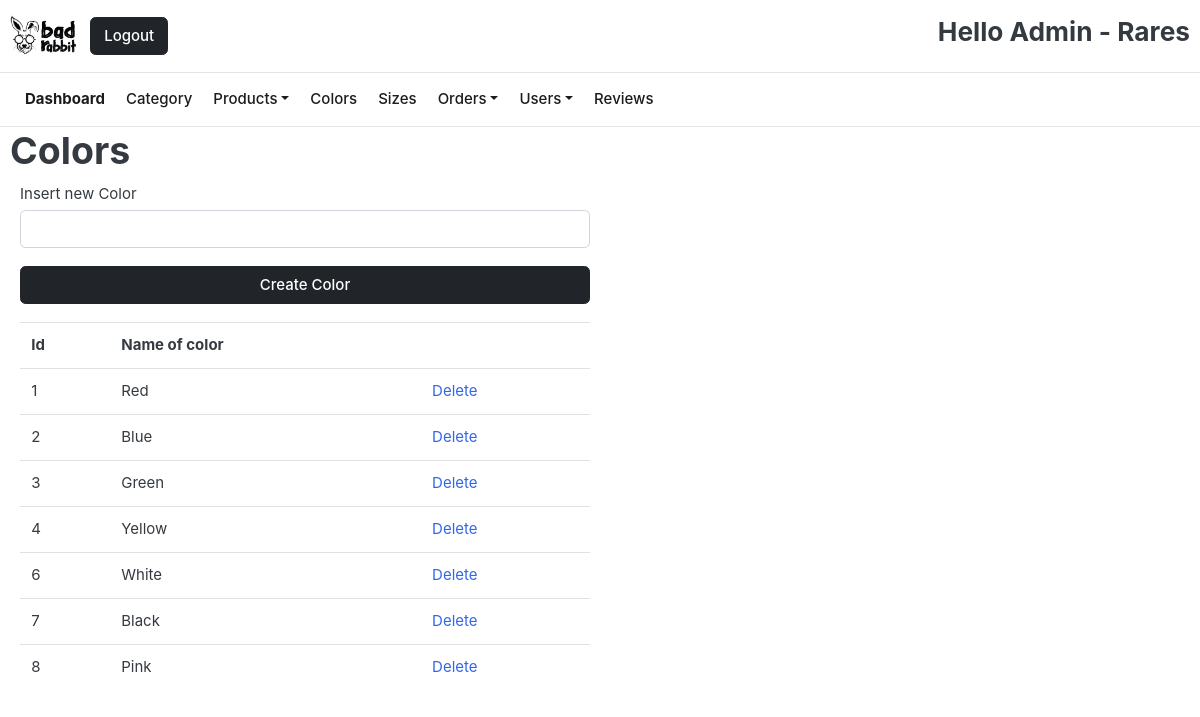
/colors.php (signed in), run on the app's committed database.
### tables this page shows
CREATE TABLE `colors` (
  `id` int(10) NOT NULL,
  `color_name` varchar(100) NOT NULL
);

### colors.php (the view, shortened to what this page needs)
<?php
include ('header_dashboard.php');
?>
<div class="container">
  <h1>Colors</h1>
	<div class="col-md-6">
<form action="colors.php" method="POST">
                    <div class="form-row">
                        <div class="col form-group">
                            <label>Insert new Color</label>
                              <input name="color" type="text" class="form-control" placeholder="">
                        </div>
                    </div>
                    <div class="form-group">
                        <button type="submit" name="btn_create_color" class="btn btn-dark btn-block"> Create Color  </button>
                    </div>
                </form>
</div>
<div class="col-md-6">
	<table class="table table-hover">
		<th>Id</th>
		<th>Name of color</th>
    <th></th>
		<?php
 $sql_query = "select * from colors";
        $result = mysqli_query($con,$sql_query);
if (mysqli_num_rows($result) > 0) {
  while($row = mysqli_fetch_assoc($result)) {
    echo "<tr><td>".$row['id']."</td><td> " . $row["color_name"].  "</td><td><a href='?action=delete&id=".$row['id']."'>Delete</a></td></tr>";
  }
} else {
  echo "0 results";
}
		 ?>
		</table>
</div>
</div>

### header_dashboard.php (shortened to what this page needs)
<?php
if ( isset($_SESSION["is_admin"]) && $_SESSION["is_admin"] == 'Y')
{
?>
<!DOCTYPE HTML>
<html lang="en">
<head>
<link href="css/bootstrap.css" rel="stylesheet" type="text/css"/>
<link href="fonts/fontawesome/css/all.min.css" type="text/css" rel="stylesheet">
<link href="fonts/feathericons/css/iconfont.css" rel="stylesheet" type="text/css" />
<link href="fonts/material-icons/css/materialdesignicons.css" rel="stylesheet" type="text/css" />
<link href="css/ui.css" rel="stylesheet" type="text/css"/>
<link href="css/responsive.css" rel="stylesheet" />
</head>
<body>
<header class="section-header">
<section class="header-main border-bottom">
	<div class="container">
		<div class="row">
			<div class="col-lg-8 col-3 col-md-2 col-sm-4 ">
				<a href="index.php" class="brand-wrap">
					<img class="logo" src="images\logo_orizontal.jpg">
        </a>
        <a href="?action=logout" class="btn btn-dark">Logout</a>
			</div>
			<div class="col-9 col-sm-0 col-lg-4 order-2 order-lg-3">
				<div class="d-flex justify-content-end mb-3 mb-lg-0">
					<div class="widget-header dropdown">
              <?php if(isset($_SESSION['first_name'])) {
                ?>
              <h3><?php echo "Hello Admin  -  " .$_SESSION['first_name']; ?></h3>
                      <?php } ?>
                    </div>
				</div>
			</div>
		</div>
	</div>
</section>
<nav class="navbar navbar-main navbar-expand-lg border-bottom">
    <div class="container">
      <div class="collapse navbar-collapse" id="main_nav3">
        <ul class="navbar-nav">
          <li class="nav-item">
            <a class="nav-link pl-0" href="index_dashboard.php"> <strong>Dashboard</strong></a>
          </li>
          <li class="nav-item">
            <a class="nav-link" href="categories.php">Category</a>
          </li>
          <li class="nav-item dropdown">
            <a class="nav-link dropdown-toggle" href="" data-toggle="dropdown" aria-haspopup="true" aria-expanded="false">Products</a>
          </li>
          <li class="nav-item">
            <a class="nav-link" href="colors.php">Colors</a>
          </li>
          <li class="nav-item">
            <a class="nav-link" href="sizes.php">Sizes</a>
          </li>
          <li class="nav-item dropdown">
            <a class="nav-link dropdown-toggle" href="" data-toggle="dropdown" aria-haspopup="true" aria-expanded="false">Orders</a>
          </li>
          <li class="nav-item dropdown">
            <a class="nav-link dropdown-toggle" href="" data-toggle="dropdown" aria-haspopup="true" aria-expanded="false">Users</a>
          </li>
          <li class="nav-item">
            <a class="nav-link" href="#">Reviews</a>
          </li>
        </ul>
      </div>
    </div>
  </nav>
<?php
}
?>

### css/ui.css (style rules this page uses)
html { font-family: "Inter", sans-serif; font-size: 15px; }
article:after, .form-group:after { display: block; clear: both; content: ""; }
.header-main { position: relative; padding-top: 1rem; padding-bottom: 1rem; }
.brand-wrap .logo, .navbar-brand .logo { margin-right: 7px; max-height: 42px; display: inline-block; }
.navbar-main .nav-link { font-weight: 500; color: #1c1c1c; }
.widget-header { display: inline-block; vertical-align: middle; position: relative; }

### data on the page
colors: id "1", color_name "Red"
colors: id "2", color_name "Blue"
colors: id "3", color_name "Green"
colors: id "4", color_name "Yellow"
colors: id "6", color_name "White"
colors: id "7", color_name "Black"
colors: id "8", color_name "Pink"

### other printed values
$_SESSION['first_name'] "Rares"
